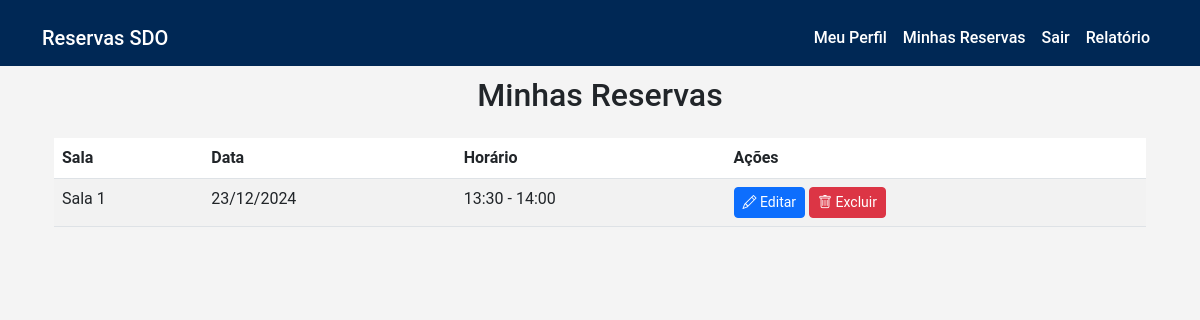
Page /reservas/minhas-reservas/ (signed in) on the earlier database version.
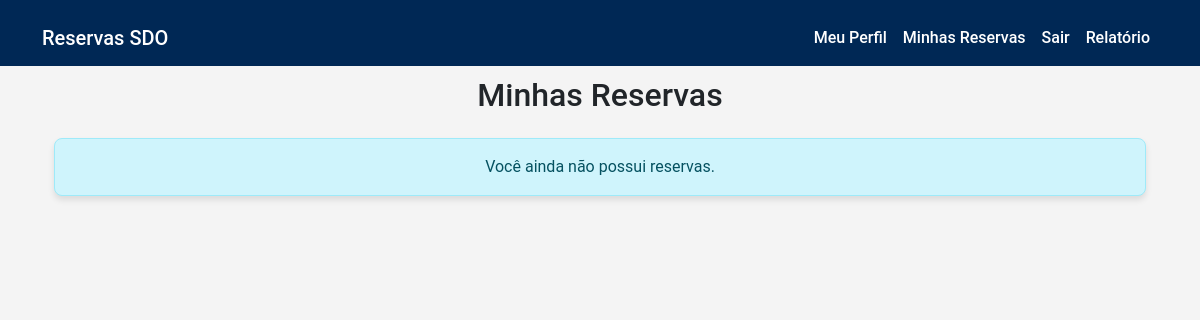
Same page on the later database version.
### reservas/models.py (models this page shows, shortened)
class Reserva(models.Model):
    usuario = models.ForeignKey(settings.AUTH_USER_MODEL, on_delete=models.CASCADE, null=True, blank=True)
    nome_nao_registrado = models.CharField(max_length=100, null=True, blank=True)
    empresa_nao_registrado = models.CharField(max_length=100, null=True, blank=True)
    sala = models.ForeignKey(Sala, on_delete=models.CASCADE)
    data = models.DateField()
    hora_inicio = models.TimeField()
    hora_fim = models.TimeField()
    criado_em = models.DateTimeField(auto_now_add=True)
    class Meta:
        ordering = ['data', 'hora_inicio']
    def display_usuario(self):
        """Retorna o nome do usuário ou o nome não registrado."""
        if self.usuario:
            return self.usuario.nome
        return self.nome_nao_registrado
    display_usuario.short_description = 'Usuário'

### salas/models.py (models this page shows, shortened)
class Sala(models.Model):
    nome = models.CharField(max_length=100)
    imagem = models.ImageField(upload_to='salas/', default='salas/logo.png')  # Definindo imagem padrão
    tamanho = models.CharField(max_length=50)
    capacidade = models.IntegerField()

### reservas/views.py (the view)
# urls.py: path('minhas-reservas/', views.minhas_reservas, name='minhas_reservas'),
@login_required
def minhas_reservas(request):
    reservas = Reserva.objects.filter(usuario=request.user).order_by('data', 'hora_inicio')
    return render(request, 'reservas/minhas_reservas.html', {'reservas': reservas})

### templates/reservas/minhas_reservas.html
{% extends 'base.html' %}
{% block content %}
<div class="container">
    <h2 class="text-center mb-4">Minhas Reservas</h2>
    {% if reservas %}
        <div class="table-responsive">
            <table class="table table-striped">
                <thead>
                    <tr>
                        <th>Sala</th>
                        <th>Data</th>
                        <th>Horário</th>
                        <th>Ações</th>
                    </tr>
                </thead>
                <tbody>
                    {% for reserva in reservas %}
                    <tr>
                        <td>{{ reserva.sala.nome }}</td>
                        <td>{{ reserva.data|date:"d/m/Y" }}</td>
                        <td>{{ reserva.hora_inicio|time:"H:i" }} - {{ reserva.hora_fim|time:"H:i" }}</td>
                        <td>
                            <a href="{% url 'editar_reserva' reserva.id %}" class="btn btn-sm btn-primary">
                                <i class="bi bi-pencil"></i> Editar
                            </a>
                            <a href="{% url 'excluir_reserva' reserva.id %}" class="btn btn-sm btn-danger">
                                <i class="bi bi-trash"></i> Excluir
                            </a>
                        </td>
                    </tr>
                    {% endfor %}
                </tbody>
            </table>
        </div>
    {% else %}
        <div class="alert alert-info text-center">
            Você ainda não possui reservas.
        </div>
    {% endif %}
</div>
{% endblock %}

Differences in the rows shown:
removed Reserva: sala.nome "Sala 1", data "23/12/2024", hora_inicio "13:30", hora_fim "14:00"
Other differences:
text no longer shown: "Sala Data Horário Ações"
text now shown: "Você ainda não possui reservas."
